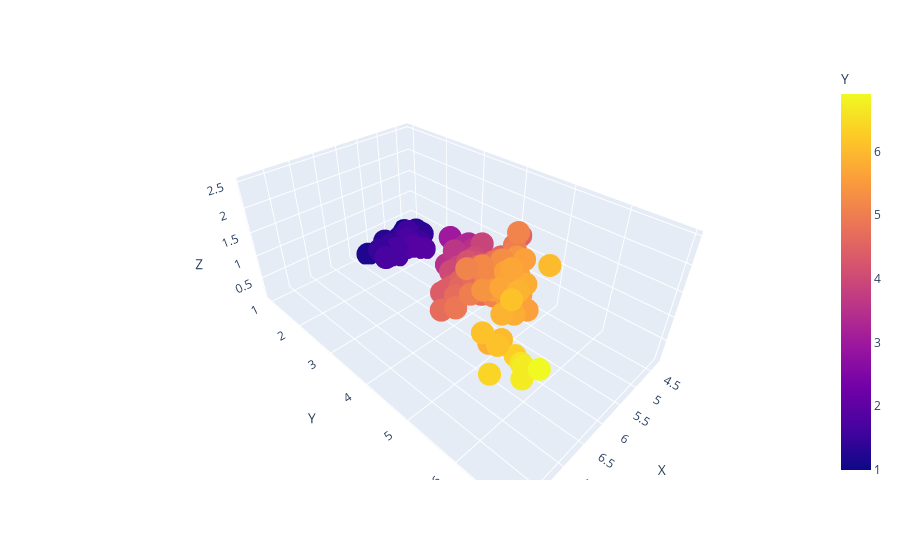

Notebook code for this chart:
### Code cell
fig.show()

### Figure 1 — Plotly figure (JSON) as saved in the notebook; plotly's stock layout.template omitted (floating-point values rounded to 4 significant figures; data arrays with more than 128 entries replaced by an {"elided": "..."} marker saying what was removed)
{"data": [{"hovertemplate": "X=%{x}<br>Y=%{marker.color}<br>Z=%{z}<extra></extra>", "legendgroup": "", "marker": {"color": {"elided": "150 float values"}, "coloraxis": "coloraxis", "symbol": "circle"}, "mode": "markers", "name": "", "scene": "scene", "showlegend": false, "type": "scatter3d", "x": {"elided": "150 float values"}, "y": {"elided": "150 float values"}, "z": {"elided": "150 float values"}}], "layout": {"coloraxis": {"colorbar": {"title": {"text": "Y"}}, "colorscale": [[0, "#0d0887"], [0.1111, "#46039f"], [0.2222, "#7201a8"], [0.3333, "#9c179e"], [0.4444, "#bd3786"], [0.5556, "#d8576b"], [0.6667, "#ed7953"], [0.7778, "#fb9f3a"], [0.8889, "#fdca26"], [1, "#f0f921"]]}, "legend": {"tracegroupgap": 0}, "margin": {"t": 60}, "scene": {"domain": {"x": [0, 1], "y": [0, 1]}, "xaxis": {"title": {"text": "X"}}, "yaxis": {"title": {"text": "Y"}}, "zaxis": {"title": {"text": "Z"}}}}}
